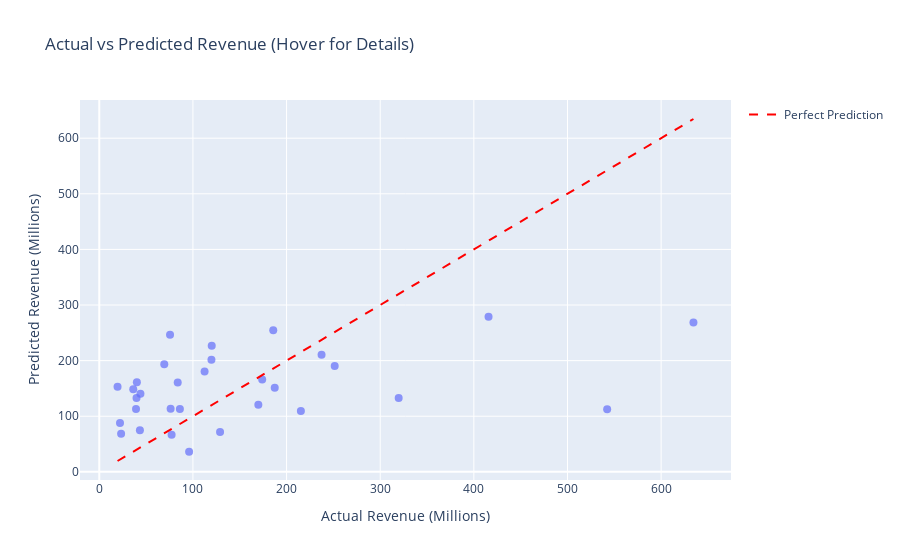

Notebook source saved alongside this figure:
### Code cell
polynomial_regression_genre_and_rated(6, df_clean, "Family", "PG", True, True, True)

### Figure 1 — Plotly figure (JSON) as saved in the notebook; plotly's stock layout.template omitted (floating-point values rounded to 4 significant figures)
{"data": [{"customdata": [["Title: The Chronicles of Narnia: The Voyage of the Dawn Treader<br>Genre: Family<br>Rated: PG<br>Actual: $415.69M<br>Predicted: $279.13M"], ["Title: The Last Airbender<br>Genre: Family<br>Rated: PG<br>Actual: $319.71M<br>Predicted: $132.86M"], ["Title: Gulliver's Travels<br>Genre: Family<br>Rated: PG<br>Actual: $237.38M<br>Predicted: $210.61M"], ["Title: The Sorcerer's Apprentice<br>Genre: Family<br>Rated: PG<br>Actual: $215.28M<br>Predicted: $109.45M"], ["Title: Tooth Fairy<br>Genre: Family<br>Rated: PG<br>Actual: $112.46M<br>Predicted: $180.24M"], ["Title: Marmaduke<br>Genre: Family<br>Rated: PG<br>Actual: $83.76M<br>Predicted: $160.63M"], ["Title: Diary of a Wimpy Kid<br>Genre: Family<br>Rated: PG<br>Actual: $76.2M<br>Predicted: $113.44M"], ["Title: Furry Vengeance<br>Genre: Family<br>Rated: PG<br>Actual: $36.29M<br>Predicted: $148.44M"], ["Title: Mr. Popper's Penguins<br>Genre: Family<br>Rated: PG<br>Actual: $187.36M<br>Predicted: $151.41M"], ["Title: Hugo<br>Genre: Family<br>Rated: PG<br>Actual: $185.77M<br>Predicted: $254.57M"], ["Title: Zookeeper<br>Genre: Family<br>Rated: PG<br>Actual: $169.85M<br>Predicted: $120.83M"], ["Title: We Bought a Zoo<br>Genre: Family<br>Rated: PG<br>Actual: $120.08M<br>Predicted: $226.89M"], ["Title: Dolphin Tale<br>Genre: Family<br>Rated: PG<br>Actual: $95.93M<br>Predicted: $35.96M"], ["Title: Monte Carlo<br>Genre: Family<br>Rated: PG<br>Actual: $39.78M<br>Predicted: $132.86M"], ["Title: Mars Needs Moms<br>Genre: Family<br>Rated: PG<br>Actual: $39.23M<br>Predicted: $112.83M"], ["Title: Parental Guidance<br>Genre: Family<br>Rated: PG<br>Actual: $119.77M<br>Predicted: $201.48M"], ["Title: Diary of a Wimpy Kid: Dog Days<br>Genre: Family<br>Rated: PG<br>Actual: $77.23M<br>Predicted: $66.91M"], ["Title: Cinderella<br>Genre: Family<br>Rated: PG<br>Actual: $542.35M<br>Predicted: $112.67M"], ["Title: Pan<br>Genre: Family<br>Rated: PG<br>Actual: $128.99M<br>Predicted: $71.67M"], ["Title: Max<br>Genre: Family<br>Rated: PG<br>Actual: $43.96M<br>Predicted: $140.42M"], ["Title: Middle School: The Worst Years of My Life<br>Genre: Family<br>Rated: PG<br>Actual: $23.32M<br>Predicted: $68.7M"], ["Title: Diary of a Wimpy Kid: The Long Haul<br>Genre: Family<br>Rated: PG<br>Actual: $40.14M<br>Predicted: $160.95M"], ["Title: The Nutcracker and the Four Realms<br>Genre: Family<br>Rated: PG<br>Actual: $173.96M<br>Predicted: $166.1M"], ["Title: I Can Only Imagine<br>Genre: Family<br>Rated: PG<br>Actual: $86.09M<br>Predicted: $112.82M"], ["Title: Cats<br>Genre: Family<br>Rated: PG<br>Actual: $75.56M<br>Predicted: $246.69M"], ["Title: Playing with Fire<br>Genre: Family<br>Rated: PG<br>Actual: $69.41M<br>Predicted: $193.39M"], ["Title: Dolittle<br>Genre: Family<br>Rated: PG<br>Actual: $251.41M<br>Predicted: $190.36M"], ["Title: The War with Grandpa<br>Genre: Family<br>Rated: PG<br>Actual: $43.39M<br>Predicted: $74.74M"], ["Title: School of Magical Animals<br>Genre: Family<br>Rated: PG<br>Actual: $22.14M<br>Predicted: $87.93M"], ["Title: The Wolf and the Lion<br>Genre: Family<br>Rated: PG<br>Actual: $19.51M<br>Predicted: $152.81M"], ["Title: Wonka<br>Genre: Family<br>Rated: PG<br>Actual: $634.5M<br>Predicted: $268.73M"]], "hovertemplate": "Actual Revenue (Millions)=%{x}<br>Predicted Revenue (Millions)=%{y}<br>hover_info=%{customdata[0]}<extra></extra>", "legendgroup": "", "marker": {"color": "#636efa", "opacity": 0.7, "size": 8, "symbol": "circle"}, "mode": "markers", "name": "", "orientation": "v", "showlegend": false, "type": "scatter", "x": [415.7, 319.7, 237.4, 215.3, 112.5, 83.76, 76.2, 36.29, 187.4, 185.8, 169.9, 120.1, 95.93, 39.78, 39.23, 119.8, 77.23, 542.4, 129.0, 43.96, 23.32, 40.14, 174.0, 86.09, 75.56, 69.41, 251.4, 43.39, 22.14, 19.51, 634.5], "xaxis": "x", "y": [279.1, 132.9, 210.6, 109.5, 180.2, 160.6, 113.4, 148.4, 151.4, 254.6, 120.8, 226.9, 35.96, 132.9, 112.8, 201.5, 66.91, 112.7, 71.67, 140.4, 68.7, 161.0, 166.1, 112.8, 246.7, 193.4, 190.4, 74.74, 87.93, 152.8, 268.7], "yaxis": "y"}, {"line": {"color": "red", "dash": "dash"}, "marker": {"opacity": 0.7, "size": 8}, "mode": "lines", "name": "Perfect Prediction", "type": "scatter", "x": [19.51, 634.5], "y": [19.51, 634.5]}], "layout": {"legend": {"tracegroupgap": 0}, "title": {"text": "Actual vs Predicted Revenue (Hover for Details)"}, "xaxis": {"anchor": "y", "domain": [0, 1], "title": {"text": "Actual Revenue (Millions)"}}, "yaxis": {"anchor": "x", "domain": [0, 1], "title": {"text": "Predicted Revenue (Millions)"}}}}
